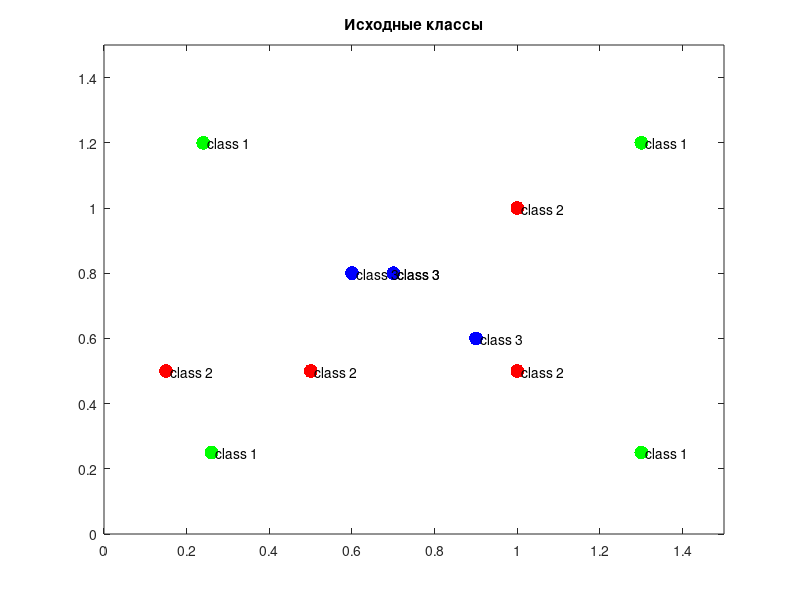

The MATLAB source for this figure: (Note: this script raises an error after producing the figure.)
%Исходные данные
P = [1.3 1.2; 0.26 0.25; 0.24 1.2; 1.3 0.25;
0.50 0.5; 1 0.5; 1 1; 0.15 0.5;
0.7 0.8; 0.9 0.6; 0.6 0.8; 0.7 0.8]';
Tc = [1 1 1 1 2 2 2 2 3 3 3 3];
%Вычислим размер Р (пригодится далее)
l = length(P)

%Вывод классов на плоскость
plot(P(1,1:4),P(2,1:4),'.','markersize',30,'color', 'g')
hold on
plot(P(1,9:12),P(2,9:12),'.','markersize',30,'color', 'b')
hold on
plot(P(1,5:8),P(2,5:8),'.','markersize',30,'color', 'r')
for i = 1:l, text(P(1,i)+0.01,P(2,i),sprintf('class %g',Tc(i))), end
title('Исходные классы')
axis([0 1.5 0 1.5])
pause
hold off
%Создаем нейронную сеть
T= ind2vec(Tc)
spread = 0.1 %Коэффициент, который влияет на "степень" обучения
% Если он будет слшиком большой то сеть не обучиться, слишком маленький 
% Переобучиться и создат для каждой точки свой класс
net = newpnn(P, T,spread)

%Тестируем сеть на исходных данных
Y = net(P)
Yc = vec2ind(Y)
plot(P(1,1:4),P(2,1:4),'.','markersize',30,'color', 'g')
hold on
plot(P(1,9:12),P(2,9:12),'.','markersize',30,'color', 'b')
hold on
plot(P(1,5:8),P(2,5:8),'.','markersize',30,'color', 'r')
axis([0 1.5 0 1.5])
for i = 1:l,text(P(1,i)+0.01,P(2,i),sprintf('class %g',Yc(i))),end
title('Тестирование нейросети')
xlabel('P(1,:)')
ylabel('P(2,:)')

pause

%Тестируем сеть на новых данных (векторе Х)
x=[1.5;1];
y = net(x)
yc = vec2ind(y)
hold on
plot(x(1),x(2),'.','markersize',30,'color',[0 0 0])
text(x(1)+0.01,x(2),sprintf('class %g',yc))
hold off
title('Классификация нового вектора.')
xlabel('P(1,:) and x(1)')
ylabel('P(2,:) and x(2)')
pause

%Постройка областей лкассификации
x1 = 0:.05:2;
x2 = x1;
[X1,X2] = meshgrid(x1,x2);
xx = [X1(:) X2(:)]';
yy = net(xx);
yy = full(yy);
m = mesh(X1,X2,reshape(yy(1,:),length(x1),length(x2)));
m.FaceColor = [0 0.5 1];
m.LineStyle = 'None'
hold on
m = mesh(X1,X2,reshape(yy(2,:),length(x1),length(x2)));
m.FaceColor = [0 1.0 0.5];
m.LineStyle = 'None'
m = mesh(X1,X2,reshape(yy(3,:),length(x1),length(x2)));
m.FaceColor = [0.5 0 1];
m.LineStyle = 'None'
plot3(P(1,1:4),P(2,1:4),[1 1 1 1 ]+0.1,'.','markersize',30,'color', 'g')
plot3(P(1,9:12),P(2,9:12),[1 1 1 1 ] +0.1,'.','markersize',30,'color', 'b')
plot3(P(1,5:8),P(2,5:8),[1 1 1 1 ]+ 0.1,'.','markersize',30,'color', 'r')
for i = 1:l, text(P(1,i)+0.01,P(2,i),1,sprintf('class %g',Tc(i))), end
pause
hold off
view(2)%"Сжимает все на плоскость"
title('The three classes.')
xlabel('P(1,:) and x(1)')
ylabel('P(2,:) and x(2)')
